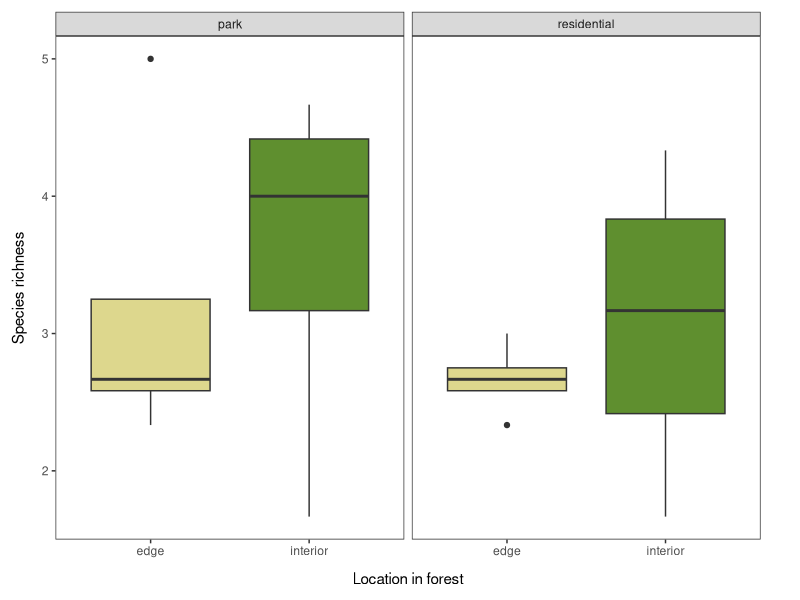
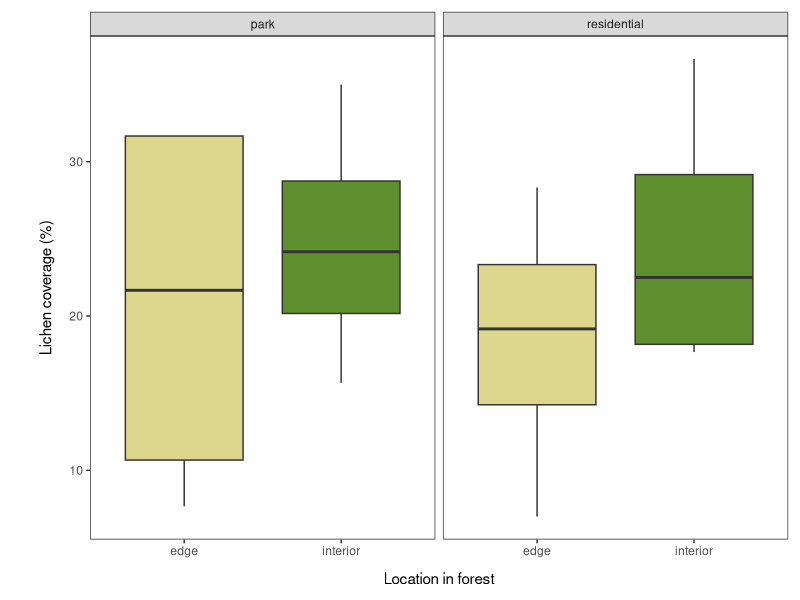
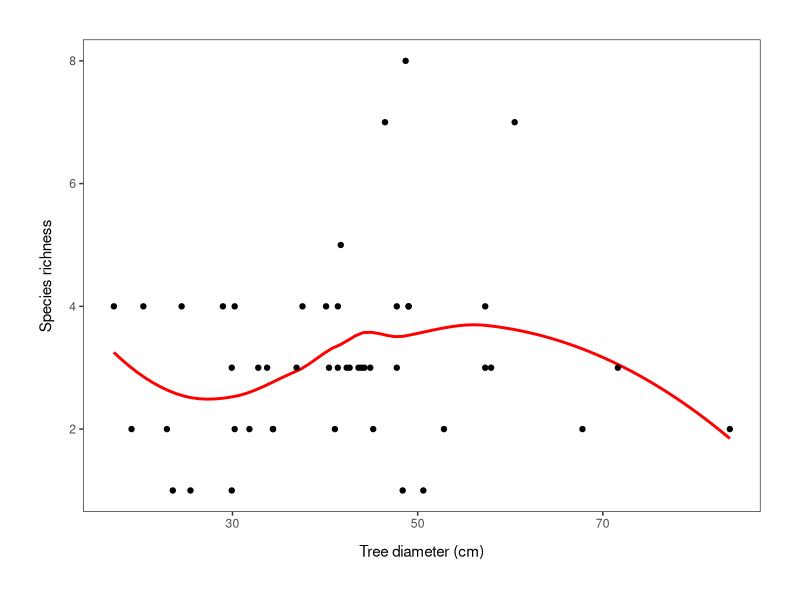
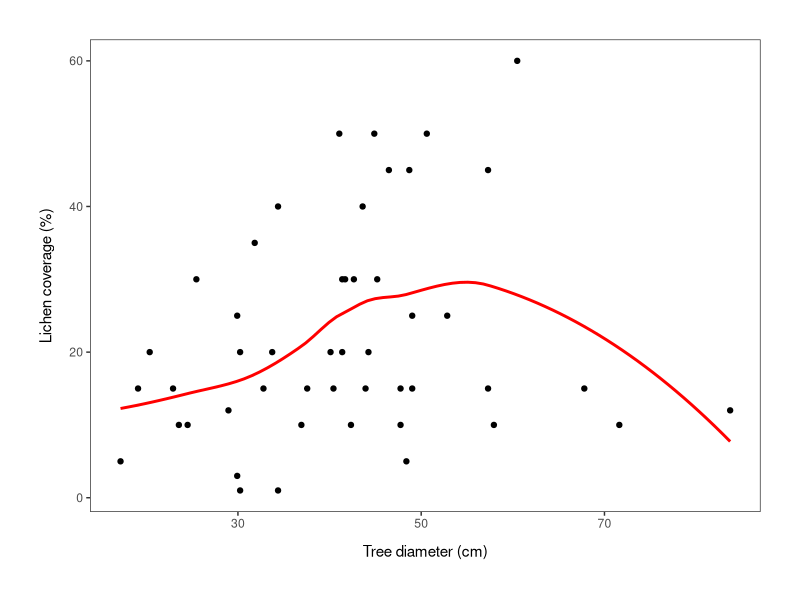
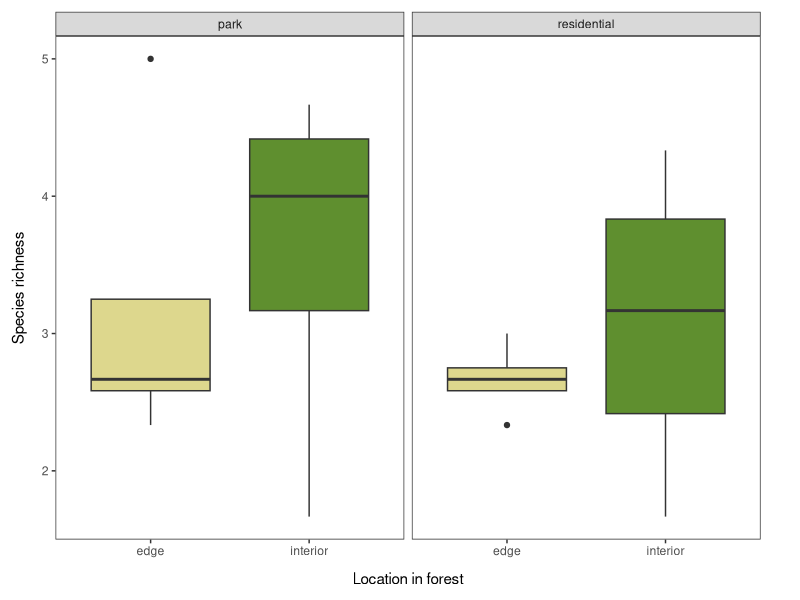
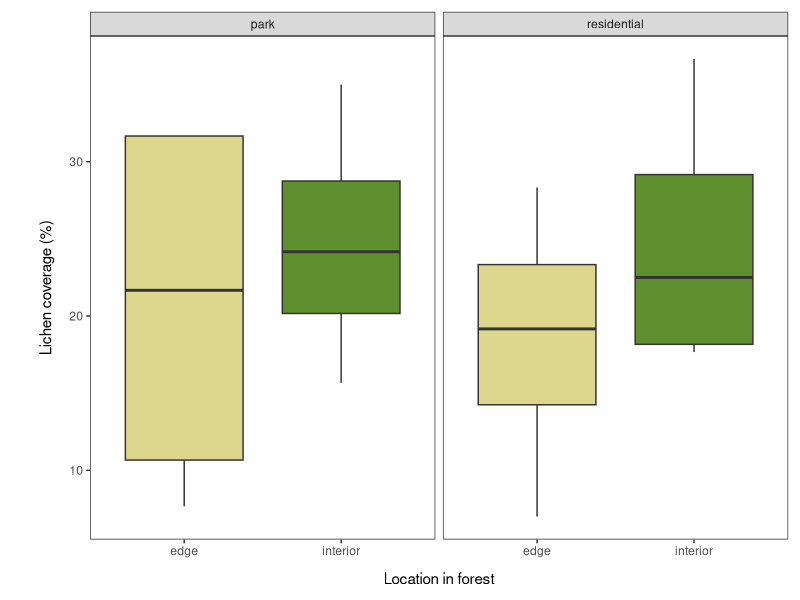
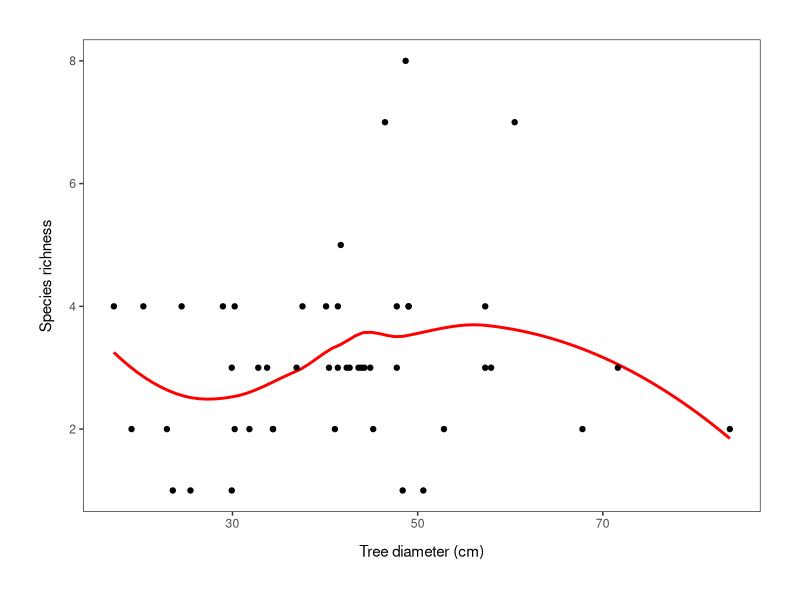
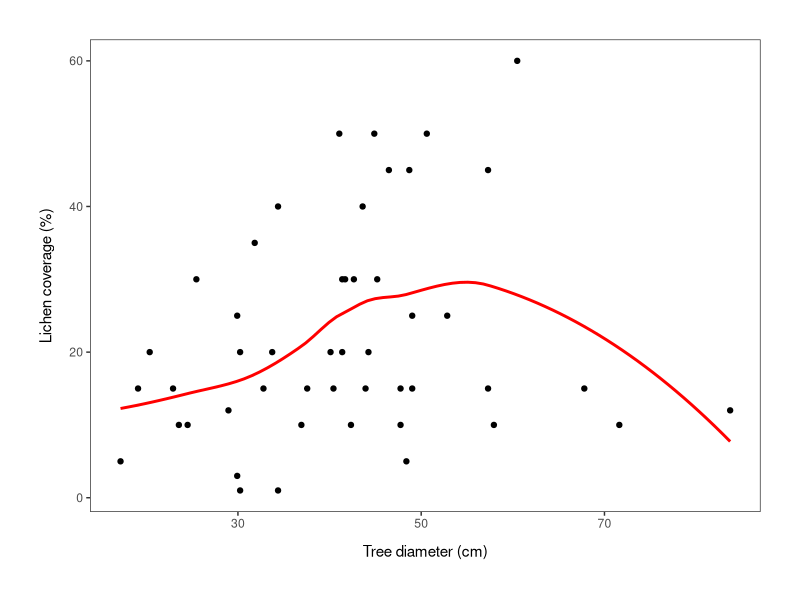

Source code (R) for these figures, in order:
## Figures for the LE History & Design couse project
## Project topic: effects of urban matrix on lichen edge effects

## Stockholm University - Landscape Ecology master's program 2021-2023 
## Emma Gemal, emmagemal@outlook.com
## Edited 14/10/2021 


## Library ----
library(tidyverse)


## Loading the data ----
lichen <- read.csv("Data/raw_data.csv")

str(lichen)

# calculating diameter from circumference 
lichen <- lichen %>% 
            mutate(tree_dia_cm = tree_circum_cm/pi)

# averaging across the 3 trees per plot 
lichen_sum <- lichen %>% 
                group_by(site_name, location) %>%        
                summarize(avg_sp = mean(sp_richness),
                          avg_cov = mean(coverage_perc),
                          type = first(type),
                          avg_dia = mean(tree_dia_cm)) 

## Making a boxplot ----
# species richness
(boxplot_sp <- ggplot(lichen_sum, aes(x = location, y = avg_sp)) +
                  geom_boxplot(aes(fill = location)) +
                  ylab("Species richness") +
                  xlab("Location in forest") +
                  facet_wrap(~type) +
                  theme_bw() +
                  theme(panel.grid = element_blank(),
                        axis.title.x = 
                          element_text(margin = margin(t = 10, r = 0, b = 0, l = 0)),
                        axis.title.y = 
                          element_text(margin = margin(t = 0, r = 10, b = 0, l = 0)),
                        legend.position = "none") +
                  theme(plot.margin = unit(c(0.3, 1, 0.3, 0.3), "cm")) +
                  scale_fill_manual(values = c("#DDD78D", "#5f8f2f")))

ggsave("Figures/boxplot_species.png", plot = boxplot_sp, width = 5, height = 4.5, units = "in")


# coverage 
(boxplot_cov <- ggplot(lichen_sum, aes(x = location, y = avg_cov)) +
                  geom_boxplot(aes(fill = location)) +
                  xlab("Location in forest") +
                  ylab("Lichen coverage (%)") +
                  facet_wrap(~type) +
                  theme_bw() +
                  theme(panel.grid = element_blank(),
                        axis.title.x = 
                          element_text(margin = margin(t = 10, r = 0, b = 0, l = 0)),
                        axis.title.y = 
                          element_text(margin = margin(t = 0, r = 10, b = 0, l = 0)),
                        legend.position = "none") +
                  theme(plot.margin = unit(c(0.3, 0.3, 0.3, 1), "cm")) +
                  scale_fill_manual(values = c("#DDD78D", "#5f8f2f")))

ggsave("Figures/boxplot_coverage.png", plot = boxplot_cov, width = 5, height = 4.5, units = "in")


# tree diameter ~ species richness (for presentation)
(sp_dia_plot <- ggplot(lichen, aes(x = tree_dia_cm, y = sp_richness)) +
                    stat_smooth(method = "loess", se = F, color = "red") +
                    geom_point() +
                    xlab("Tree diameter (cm)") +
                    ylab("Species richness") +
                    theme_bw() +
                    theme(panel.grid = element_blank(),
                          axis.title.x = 
                            element_text(margin = margin(t = 10, r = 0, b = 0, l = 0)),
                          axis.title.y = 
                            element_text(margin = margin(t = 0, r = 10, b = 0, l = 0))) +
                    theme(plot.margin = unit(c(1, 1, 1, 1), "cm")))

ggsave("Figures/diameter_species.png", plot = sp_dia_plot, width = 6, height = 5.5, units = "in")

# tree diameter ~ coverage (for presentation)
(cov_dia_plot <- ggplot(lichen, aes(x = tree_dia_cm, y = coverage_perc)) +
                    stat_smooth(method = "loess", se = F, color = "red") +
                    geom_point() +
                    xlab("Tree diameter (cm)") +
                    ylab("Lichen coverage (%)") +
                    theme_bw() +
                    theme(panel.grid = element_blank(),
                          axis.title.x = 
                            element_text(margin = margin(t = 10, r = 0, b = 0, l = 0)),
                          axis.title.y = 
                            element_text(margin = margin(t = 0, r = 10, b = 0, l = 0))) +
                    theme(plot.margin = unit(c(1, 1, 1, 1), "cm")))

ggsave("Figures/diameter_coverage.png", plot = cov_dia_plot, width = 6, height = 5.5, units = "in")
